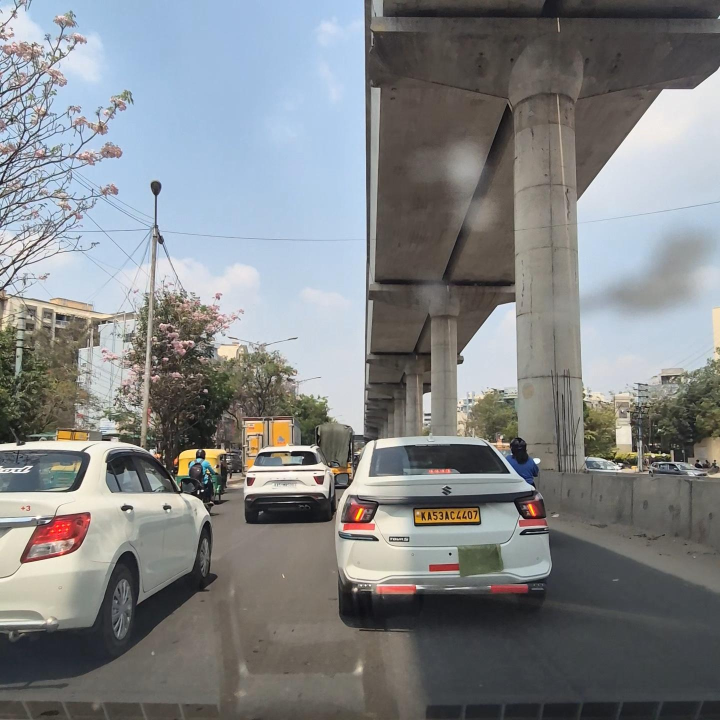
#> input picture examples/test_frame.jpg, 1440 x 1440 px (shown at 1/2 size)
$ python -i stub.py   (imports and definitions only)
#> lines starting #> are read from the running program, lines starting #| are printed output that depends on the picture
#> further down, picture is the input picture: shape (1440, 1440, 3); mean B, G, R 134.1, 132.3, 129.7
from __future__ import annotations

import cv2
import numpy as np


class MobileNetV4HybridStub:
    """Interface-compatible placeholder for the production MobileNetV4-Hybrid backbone.

    This is deterministic and lightweight. Replace with real trained implementation.
    """

    name = "mobilenetv4_hybrid_stub"

    def forward(self, frame: np.ndarray) -> dict[str, np.ndarray]:
        img = cv2.resize(frame, (320, 192)).astype(np.float32) / 255.0
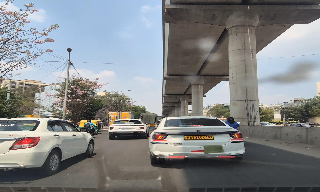
#> img: shape (192, 320, 3) float32; mean B, G, R 0.525, 0.518, 0.508
        gray = cv2.cvtColor((img * 255).astype(np.uint8), cv2.COLOR_BGR2GRAY).astype(np.float32) / 255.0
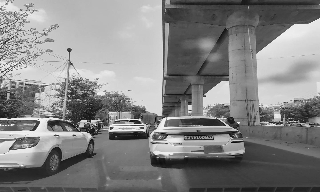
#> gray: shape (192, 320) float32; min 0.00784, max 0.992, mean 0.516
        edges = cv2.Canny((gray * 255).astype(np.uint8), 60, 120).astype(np.float32) / 255.0
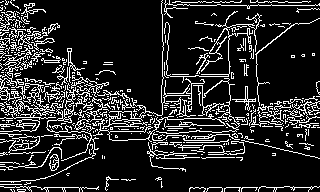
#> edges: shape (192, 320) float32; values 0 (black) and 1 (white), 15.8% white in thin lines or dots
        return {
            "p2": img,
            "p3": cv2.resize(img, (160, 96)),
            "p4": cv2.resize(img, (80, 48)),
            "geometry": np.dstack([gray, edges, gray * 0 + 1.0]),
        }

>>> import cv2
>>> picture = cv2.imread('../../../../../examples/test_frame.jpg')
>>> result = MobileNetV4HybridStub().forward(picture)
#> result = 4 items
